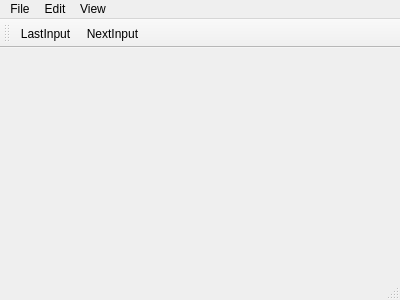
<?xml version="1.0" encoding="UTF-8"?>
<ui version="4.0">
 <class>MainWindow</class>
 <widget class="QMainWindow" name="MainWindow">
  <property name="geometry">
   <rect>
    <x>0</x>
    <y>0</y>
    <width>400</width>
    <height>300</height>
   </rect>
  </property>
  <property name="windowTitle">
   <string>Box Folder</string>
  </property>
  <property name="windowIcon">
   <iconset resource="../Common/rs.qrc">
    <normaloff>:/icon/rs/icon/pro_chen.png</normaloff>:/icon/rs/icon/pro_chen.png</iconset>
  </property>
  <widget class="QWidget" name="centralWidget">
   <layout class="QGridLayout" name="layout"/>
  </widget>
  <widget class="QMenuBar" name="menuBar">
   <property name="geometry">
    <rect>
     <x>0</x>
     <y>0</y>
     <width>400</width>
     <height>23</height>
    </rect>
   </property>
   <widget class="QMenu" name="menuFile">
    <property name="title">
     <string>File</string>
    </property>
   </widget>
   <widget class="QMenu" name="menuEdit">
    <property name="title">
     <string>Edit</string>
    </property>
   </widget>
   <widget class="QMenu" name="menuView">
    <property name="title">
     <string>View</string>
    </property>
   </widget>
   <addaction name="menuFile"/>
   <addaction name="menuEdit"/>
   <addaction name="menuView"/>
  </widget>
  <widget class="QToolBar" name="mainToolBar">
   <attribute name="toolBarArea">
    <enum>TopToolBarArea</enum>
   </attribute>
   <attribute name="toolBarBreak">
    <bool>false</bool>
   </attribute>
   <addaction name="actionLastInput"/>
   <addaction name="actionNextInput"/>
  </widget>
  <widget class="QStatusBar" name="statusBar"/>
  <action name="actionLastInput">
   <property name="icon">
    <iconset>
     <normalon>:/button/rs/button/last.png</normalon>
    </iconset>
   </property>
   <property name="text">
    <string>LastInput</string>
   </property>
   <property name="toolTip">
    <string>Last Input</string>
   </property>
   <property name="shortcut">
    <string>Left</string>
   </property>
  </action>
  <action name="actionNextInput">
   <property name="icon">
    <iconset>
     <normalon>:/button/rs/button/next.png</normalon>
    </iconset>
   </property>
   <property name="text">
    <string>NextInput</string>
   </property>
   <property name="toolTip">
    <string>Next Input</string>
   </property>
   <property name="shortcut">
    <string>Right</string>
   </property>
  </action>
 </widget>
 <layoutdefault spacing="6" margin="11"/>
 <resources>
  <include location="../Common/rs.qrc"/>
 </resources>
 <connections/>
</ui>
